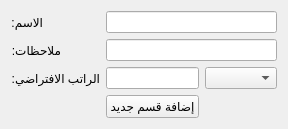
            <widget class="QWidget" name="page_8">
             <property name="geometry">
              <rect>
               <x>-184</x>
               <y>0</y>
               <width>267</width>
               <height>129</height>
              </rect>
             </property>
             <attribute name="label">
              <string>إضافة مسمى وظيفي جديد</string>
             </attribute>
             <layout class="QGridLayout" name="gridLayout_36">
              <item row="0" column="1">
               <spacer name="verticalSpacer_9">
                <property name="orientation">
                 <enum>Qt::Vertical</enum>
                </property>
                <property name="sizeHint" stdset="0">
                 <size>
                  <width>20</width>
                  <height>203</height>
                 </size>
                </property>
               </spacer>
              </item>
              <item row="1" column="0">
               <widget class="QLabel" name="employment_request_name_label_5">
                <property name="sizePolicy">
                 <sizepolicy hsizetype="Fixed" vsizetype="Preferred">
                  <horstretch>0</horstretch>
                  <verstretch>0</verstretch>
                 </sizepolicy>
                </property>
                <property name="text">
                 <string>الاسم:</string>
                </property>
               </widget>
              </item>
              <item row="1" column="1" colspan="2">
               <widget class="QLineEdit" name="new_position_name_input">
                <property name="sizePolicy">
                 <sizepolicy hsizetype="Preferred" vsizetype="Preferred">
                  <horstretch>0</horstretch>
                  <verstretch>0</verstretch>
                 </sizepolicy>
                </property>
                <property name="minimumSize">
                 <size>
                  <width>0</width>
                  <height>0</height>
                 </size>
                </property>
                <property name="styleSheet">
                 <string notr="true"/>
                </property>
               </widget>
              </item>
              <item row="2" column="0">
               <widget class="QLabel" name="employment_request_name_label_6">
                <property name="sizePolicy">
                 <sizepolicy hsizetype="Fixed" vsizetype="Preferred">
                  <horstretch>0</horstretch>
                  <verstretch>0</verstretch>
                 </sizepolicy>
                </property>
                <property name="text">
                 <string>ملاحظات:</string>
                </property>
               </widget>
              </item>
              <item row="2" column="1" colspan="2">
               <widget class="QLineEdit" name="new_position_notes_input">
                <property name="sizePolicy">
                 <sizepolicy hsizetype="Preferred" vsizetype="Preferred">
                  <horstretch>0</horstretch>
                  <verstretch>0</verstretch>
                 </sizepolicy>
                </property>
                <property name="minimumSize">
                 <size>
                  <width>0</width>
                  <height>0</height>
                 </size>
                </property>
                <property name="styleSheet">
                 <string notr="true"/>
                </property>
               </widget>
              </item>
              <item row="3" column="0">
               <widget class="QLabel" name="employment_request_name_label_8">
                <property name="sizePolicy">
                 <sizepolicy hsizetype="Fixed" vsizetype="Preferred">
                  <horstretch>0</horstretch>
                  <verstretch>0</verstretch>
                 </sizepolicy>
                </property>
                <property name="text">
                 <string>الراتب الافتراضي:</string>
                </property>
               </widget>
              </item>
              <item row="3" column="1">
               <widget class="QLineEdit" name="new_position_salary_input">
                <property name="sizePolicy">
                 <sizepolicy hsizetype="Preferred" vsizetype="Preferred">
                  <horstretch>0</horstretch>
                  <verstretch>0</verstretch>
                 </sizepolicy>
                </property>
                <property name="minimumSize">
                 <size>
                  <width>0</width>
                  <height>0</height>
                 </size>
                </property>
                <property name="styleSheet">
                 <string notr="true"/>
                </property>
               </widget>
              </item>
              <item row="3" column="2">
               <widget class="QComboBox" name="position_currency_combobox_2">
                <property name="styleSheet">
                 <string notr="true"/>
                </property>
               </widget>
              </item>
              <item row="4" column="1">
               <widget class="QPushButton" name="add_position_btn">
                <property name="sizePolicy">
                 <sizepolicy hsizetype="Preferred" vsizetype="Preferred">
                  <horstretch>0</horstretch>
                  <verstretch>0</verstretch>
                 </sizepolicy>
                </property>
                <property name="styleSheet">
                 <string notr="true"/>
                </property>
                <property name="text">
                 <string>إضافة قسم جديد</string>
                </property>
               </widget>
              </item>
              <item row="5" column="1">
               <spacer name="verticalSpacer_10">
                <property name="orientation">
                 <enum>Qt::Vertical</enum>
                </property>
                <property name="sizeHint" stdset="0">
                 <size>
                  <width>20</width>
                  <height>40</height>
                 </size>
                </property>
               </spacer>
              </item>
             </layout>
            </widget>
